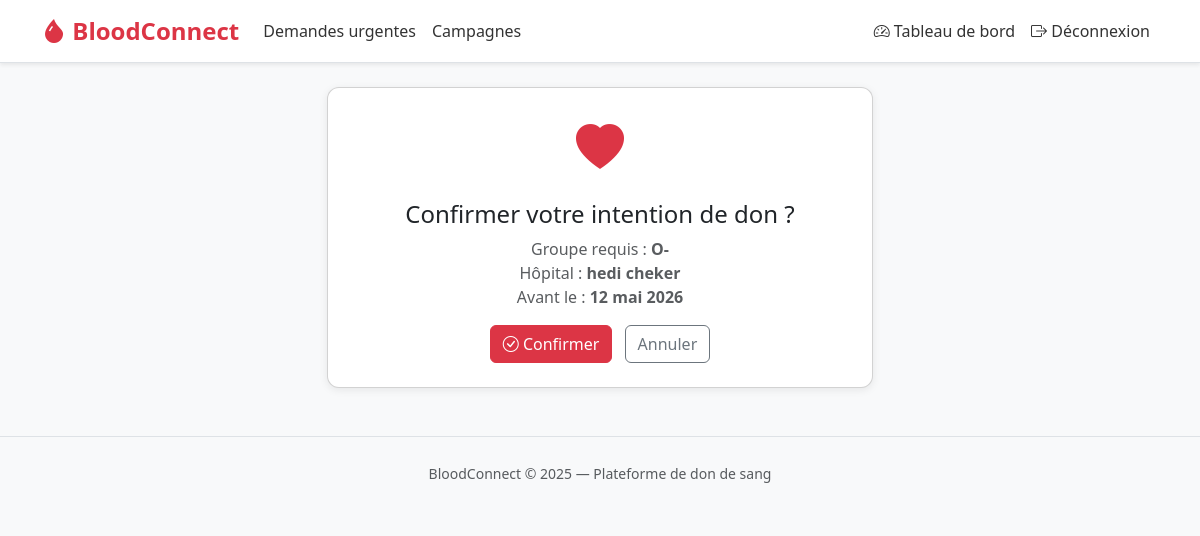
/demandes/1/repondre/ (signed in), run on the app's committed database.
### core/models.py (models this page shows, shortened)
class DemandeUrgente(models.Model):
    STATUT_CHOICES = [
        ('active', 'Active'),
        ('cloturee', 'Clôturée'),
        ('satisfaite', 'Satisfaite'),
    ]
    hopital = models.ForeignKey(Hopital, on_delete=models.CASCADE, related_name='demandes')
    groupe_sanguin = models.CharField(max_length=3, choices=BLOOD_GROUPS)
    quantite = models.PositiveIntegerField(help_text="Nombre de poches")
    delai = models.DateField(help_text="Date limite")
    description = models.TextField(blank=True)
    statut = models.CharField(max_length=20, choices=STATUT_CHOICES, default='active')
    date_creation = models.DateTimeField(auto_now_add=True)

class Hopital(models.Model):
    user = models.OneToOneField(User, on_delete=models.CASCADE, related_name='hopital')
    nom = models.CharField(max_length=200)
    adresse = models.TextField()
    ville = models.CharField(max_length=100)
    numero_agrement = models.CharField(max_length=50, unique=True)
    valide = models.BooleanField(default=False)

### core/views/demande_views.py (the view, shortened to what this page needs)
# urls.py: path('<int:pk>/repondre/', demande_views.repondre_demande, name='repondre_demande'),
@donneur_required
def repondre_demande(request, pk):
    donneur = request.user.donneur
    demande = get_object_or_404(DemandeUrgente, pk=pk, statut='active')
    if not donneur.est_eligible():
        messages.warning(
            request,
            f"Vous n'êtes pas éligible. Prochain don possible le : {donneur.get_prochain_don()}"
        )
        return redirect('detail_demande', pk=pk)
    if demande.groupe_sanguin not in BLOOD_COMPATIBILITY.get(donneur.groupe_sanguin, []):
        messages.error(request, "Votre groupe sanguin n'est pas compatible avec cette demande.")
        return redirect('detail_demande', pk=pk)
    if ReponseAppel.objects.filter(demande=demande, donneur=donneur).exists():
        messages.warning(request, "Vous avez déjà répondu à cette demande.")
        return redirect('detail_demande', pk=pk)
    return render(request, 'demandes/confirmer_reponse.html', {'demande': demande})

### core/models.py (called while the page is built)
    def get_prochain_don(self):
        dernier = self.dons.filter(valide=True).order_by('-date_don').first()
        if dernier:
            return dernier.date_don + timedelta(days=self.get_delai_don())
        return None

    def est_eligible(self):
        prochain = self.get_prochain_don()
        if prochain is None:
            return True
        return timezone.now().date() >= prochain

### templates/demandes/confirmer_reponse.html (shortened to what this page needs)
{% extends 'base.html' %}
{% block content %}
<div class="row justify-content-center">
  <div class="col-md-6">
    <div class="card p-4 text-center">
      <i class="bi bi-heart-fill text-danger" style="font-size:3rem"></i>
      <h4 class="mt-3">Confirmer votre intention de don ?</h4>
      <p class="text-muted">
        Groupe requis : <strong>{{ demande.groupe_sanguin }}</strong><br>
        Hôpital : <strong>{{ demande.hopital.nom }}</strong><br>
        Avant le : <strong>{{ demande.delai }}</strong>
      </p>
      <form method="post">
        <button type="submit" class="btn btn-danger me-2"><i class="bi bi-check-circle"></i> Confirmer</button>
        <a href="{% url 'detail_demande' demande.pk %}" class="btn btn-outline-secondary">Annuler</a>
      </form>
    </div>
  </div>
</div>
{% endblock %}

### templates/base.html (style rules this page uses)
body { background-color: #f8f9fa; }
.btn-danger { background-color: #dc3545; }
.card { border-radius: 12px; box-shadow: 0 2px 8px rgba(0,0,0,0.08); }

### data on the page
DemandeUrgente: groupe_sanguin "O-", hopital.nom "hedi cheker", delai "12 mai 2026"
